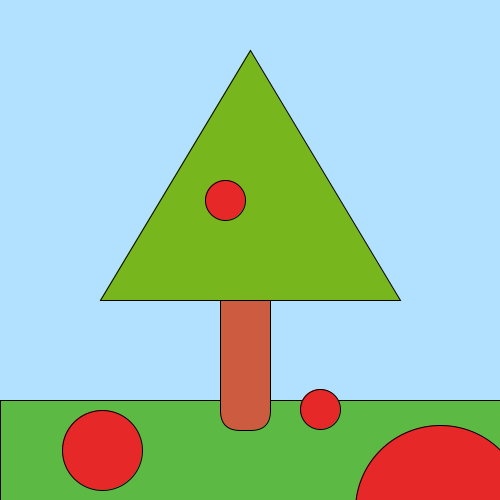
Frame 1 (no input)
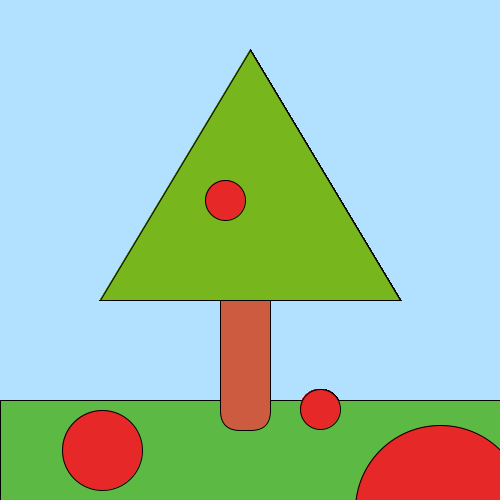
Frame 60 (the mouse pressed at the canvas centre just before this capture)
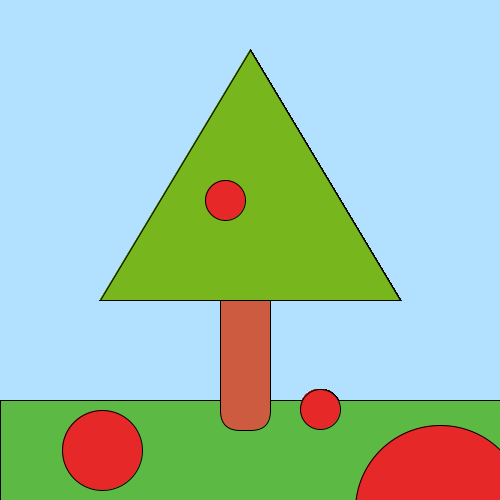
Frame 120 (the mouse held since frame 60 and released just before this capture)

The Processing sketch that drew these frames (run headless with seeded random() and noise(); from frame 60 on, the mouse is pressed at the canvas centre):

// Processing sketch: Week1
// ── Week1.pde
  int bgColor = 225;
  
  void setup() {
  size(500, 500);
  background(#B2E0FF);
  
  }
  
  void draw() {
 
  fill(#5CBA44);
  rect(0, 400, 500, 500); 
    
  fill(#CC5B40);
  rect(220, 280, 50, 150, 20);
  
  fill(#78B61D);
  triangle(100, 300, 250, 50, 400, 300);
  
  fill(#E62828);
  ellipse(320, 409, 40, 40);
  ellipse(102, 450, 80, 80);
  ellipse(440, 510, 170, 170);
  ellipse(225, 200, 40, 40);
  
  }
